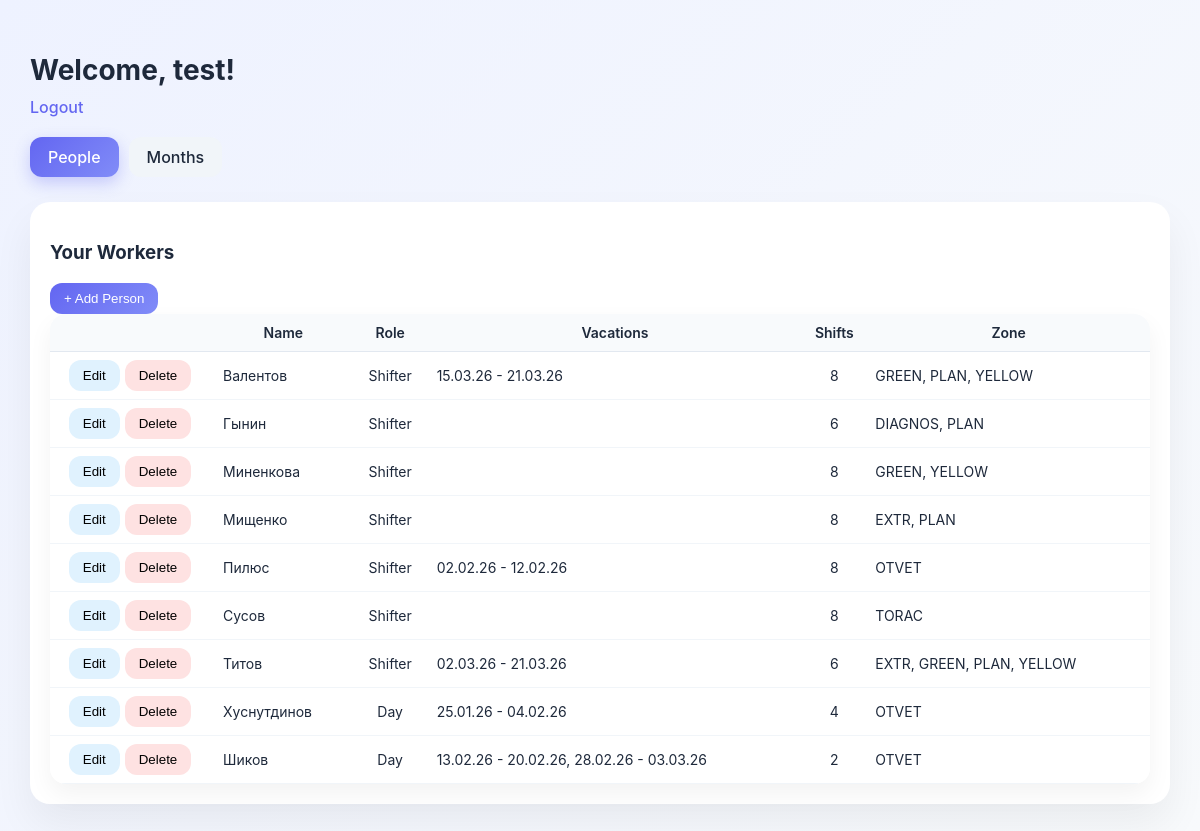
/account (signed in), run on the app's committed database.
### tables this page shows
CREATE TABLE workers (
            id INTEGER PRIMARY KEY AUTOINCREMENT,
            username TEXT NOT NULL,
            name TEXT NOT NULL,
            role TEXT NOT NULL,
            shifts INTEGER NOT NULL
        );

CREATE TABLE places (
            id INTEGER PRIMARY KEY AUTOINCREMENT,
            worker_id INTEGER NOT NULL,
            place TEXT NOT NULL,
            FOREIGN KEY (worker_id)
                REFERENCES workers(id)
                ON DELETE CASCADE
            UNIQUE (worker_id, place)
        );

### main.py (the view, shortened to what this page needs)
@app.route("/account", methods=["GET"])
def account():
    if "user" not in session:
        return redirect(url_for("login"))
    else:
        user = session["user"]
    rows = get_workers(user)
    workers = transform_vacations(rows)
    months, years = loaded_date
    months_vacations = list_vacation_days(get_month_workers, user, years, months)
    months_changes = get_months_workers_updated(user, months)
    months_updated = {'prev': {}, 'cur': {}, 'next': {}}
    needed_months = tuple(val[0] for _, val in months.items())
    delete_excessive_shifts(user, needed_months)
    highlights = highlite(months_vacations, workers, months_updated, months)
    months_days = {
        'prev': month_days(years, months, 'prev'), # {days_in_month: int, days: [{day: int, weekend: bool}]]
        'cur': month_days(years, months, 'cur'),
        'next': month_days(years, months, 'next')}
    shifts_tables = get_shifts(session["user"], months=months)
    return render_template(
        "account.html",
        username=session["user"],
        months=months,
        years=years,
        workers=workers,
        months_vacations=months_vacations,
        months_updated=months_updated,
        months_days=months_days,
        highlights=highlights,
        shifts_tables = shifts_tables)

### main.py (called while the page is built, shortened)
def month_days(years, months, current_month):
    days_in_month = calendar.monthrange(years[current_month], months[current_month][0])[1]
    days = {
        day: datetime(years[current_month], months[current_month][0], day).weekday() >= 5
        for day in range(1, days_in_month + 1)}
    return {'days_in_month': days_in_month,
            'days': days}

def transform_vacations(rows):
    workers = {} #{name: {role: str, shifts: int, places: str, vacations: str}}
    for row in rows:
        name = row['name']
        workers[name] = {
            "role": row["role"],
            "shifts": row["shifts"],
            "places": ", ".join(row['places']),
            "vacations": ""
        }
        vacs = []
        for interv in row['vacations']:
            start_str = datetime.strptime(interv["vacation_start"], "%Y-%m-%d").date().strftime("%d.%m.%y")
            end_str = datetime.strptime(interv["vacation_end"], "%Y-%m-%d").date().strftime("%d.%m.%y")
            vacs.append(f"{start_str} - {end_str}")
        workers[name]['vacations'] = ", ".join(vacs)
    return workers

def highlite(months_vacations, workers, months_info, months):
    result = {}
    for month in months:
        result[month] = {}
    return result

def db_connect():
    conn = sqlite3.connect("database.db", check_same_thread=False)
    conn.execute("PRAGMA foreign_keys = ON")
    conn.row_factory = sqlite3.Row  # Dict-like rows
    return conn

def get_month_workers(user, year_month):
    year, month = map(int, year_month.split('-'))
    start_date = datetime(year, month, 1).date()
    end_date = datetime(year, month, calendar.monthrange(year, month)[1]).date()
    conn = db_connect()
    cur = conn.cursor()
    cur.execute("""
        SELECT name, vacation_start, vacation_end, shifts
        FROM workers w
            LEFT JOIN vacations ON w.id = worker_id
        WHERE w.username = ?
            AND (vacation_start BETWEEN ? AND ?
                OR vacation_end BETWEEN ? AND ?)
        ORDER BY name""",
        (user, start_date, end_date, start_date, end_date))
    rows = cur.fetchall()
    cur.close()
    conn.close()
    return rows

def delete_excessive_shifts(user, months):
    conn = db_connect()
    cur = conn.cursor()
    cur.execute('''
        DELETE FROM shifts
        WHERE worker_id IN (
            SELECT id FROM workers WHERE username = ?
            )
            AND month NOT IN (?, ?, ?) ''',
        (user, *months))
    conn.commit()
    cur.close()
    conn.close()

### templates/account.html (shortened to what this page needs)
<!DOCTYPE html>
<html lang="en">
<head>
    <link rel="stylesheet" href="{{ url_for('static', filename='styles.css') }}">
</head>
<body id="account-page">
    <h2>Welcome, {{ username }}!</h2>
    <a href="{{ url_for('logout') }}">Logout</a>
    <div class="tabs">
        <div class="tab active" data-tab="workers">People</div>
        <div class="tab" data-tab="months">Months</div>
    </div>
    <div id="workers" class="tab-content active">
        <h3>Your Workers</h3>
        <button id="add-person-btn">+ Add Person</button>
        <table id="workers-table">
            <thead>
                <tr>
                    <th></th>
                    <th>Name</th>
                    <th>Role</th>
                    <th>Vacations</th>
                    <th>Shifts</th>
                    <th>Zone</th>
                </tr>
            </thead>
            <tbody>
                {% for name, w in workers.items() %}
                <tr>
                    <td></td>
                    <td>{{ name }}</td>
                    <td>{{ w.role }}</td>
                    <td>{{ w.vacations }}</td>
                    <td>{{ w.shifts }}</td>
                    <td>{{ w.places }}</td>
                </tr>
                {% endfor %}
            </tbody>
        </table>
    </div>
</body>
</html>

### static/styles.css (style rules this page uses)
body { font-family: 'Inter', 'Segoe UI', sans-serif; background: linear-gradient(135deg, #eef2ff, #f8fafc); margin: 0; color: #1e293b; }
#account-page { padding: 30px; max-width: 1400px; margin: 0 auto; }
#account-page h2 { font-size: 28px; margin-bottom: 10px; }
#account-page a { display: inline-block; margin-bottom: 20px; color: #6366f1; text-decoration: none; font-weight: 500; }
.tabs { display: flex; gap: 10px; margin-bottom: 25px; }
.tab { padding: 10px 18px; border-radius: 12px; background: #f1f5f9; cursor: pointer; transition: 0.2s; font-weight: 500; }
.tab.active { background: linear-gradient(135deg, #6366f1, #818cf8); color: white; box-shadow: 0 6px 16px rgba(99,102,241,0.3); }
.tab-content { display: none; }
.tab-content.active { display: block; background: white; padding: 20px; border-radius: 20px; box-shadow: 0 20px 40px rgba(0,0,0,0.06); }
button { border: none; border-radius: 12px; padding: 8px 14px; cursor: pointer; font-weight: 500; transition: 0.2s; }
button[type="submit"], #add-person-btn { background: linear-gradient(135deg, #6366f1, #818cf8); color: white; }
table { width: 100%; border-collapse: separate; border-spacing: 0; font-size: 14px; overflow: hidden; border-radius: 16px; box-shadow: 0 10px 25px rgba(0,0,0,0.05); }
th { background: #f8fafc; padding: 10px; font-weight: 600; border-bottom: 1px solid #e2e8f0; }
td { padding: 8px; background: white; border-bottom: 1px solid #f1f5f9; }
#workers-table td:first-child { text-align: center; width:15% }
#workers-table td:nth-child(3) { width: 7%; text-align: center; }
#workers-table td:nth-child(5) { width: 6%; text-align: center; }

### data on the page
workers: name "Валентов", role "Shifter", vacations "15.03.26 - 21.03.26", shifts "8", places "GREEN, PLAN, YELLOW"
workers: name "Гынин", role "Shifter", shifts "6", places "DIAGNOS, PLAN"
workers: name "Миненкова", role "Shifter", shifts "8", places "GREEN, YELLOW"
workers: name "Мищенко", role "Shifter", shifts "8", places "EXTR, PLAN"
workers: name "Пилюс", role "Shifter", vacations "02.02.26 - 12.02.26", shifts "8", places "OTVET"
workers: name "Сусов", role "Shifter", shifts "8", places "TORAC"
workers: name "Титов", role "Shifter", vacations "02.03.26 - 21.03.26", shifts "6", places "EXTR, GREEN, PLAN, YELLOW"
workers: name "Хуснутдинов", role "Day", vacations "25.01.26 - 04.02.26", shifts "4", places "OTVET"
workers: name "Шиков", role "Day", vacations "13.02.26 - 20.02.26, 28.02.26 - 03.03.26", shifts "2", places "OTVET"

### other printed values
{{ username }} "test"
